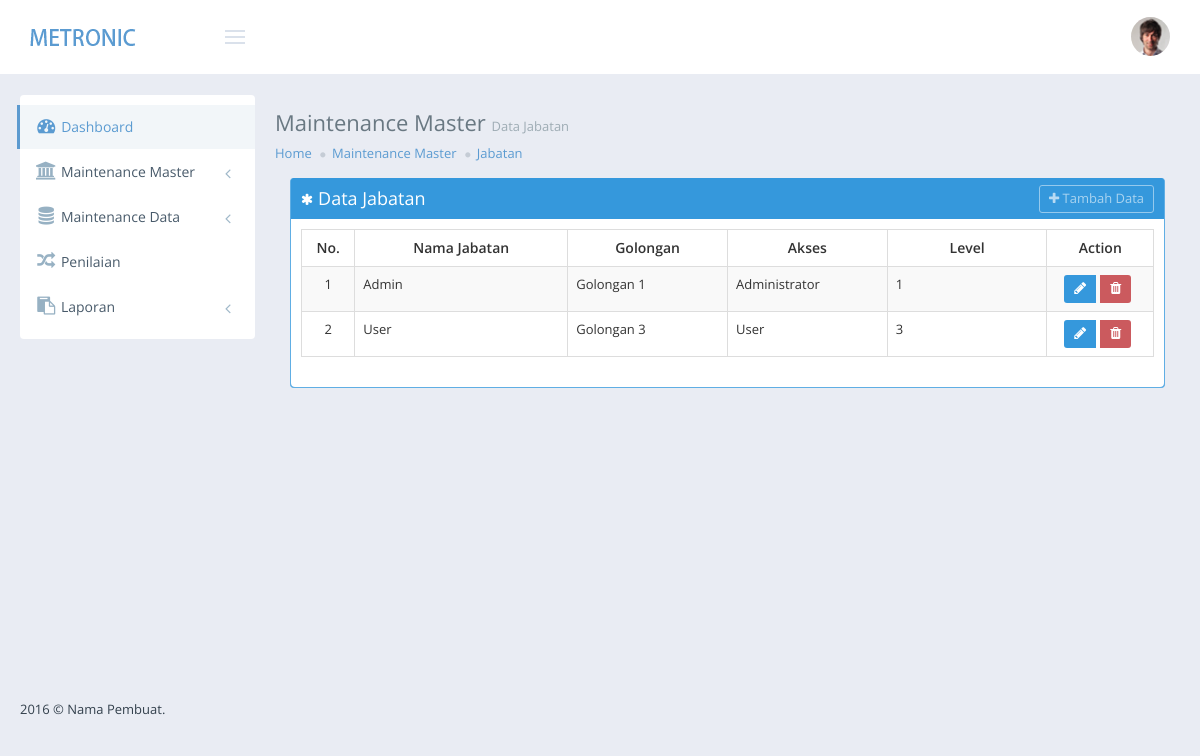
Screenshot of /index.php/master/jabatan with the database file from the repository.
### tables this page shows
CREATE TABLE IF NOT EXISTS `jabatan` (
  `ID_JABATAN` int(11) NOT NULL,
  `NAMA_JABATAN` varchar(100) DEFAULT NULL,
  `GOLONGAN` varchar(20) DEFAULT NULL,
  `AKSES` varchar(20) DEFAULT NULL,
  `LEVEL` int(11) DEFAULT NULL
);

### index.php (called while the page is built, shortened)
<?php
require_once BASEPATH.'core/CodeIgniter.php';

### application/models/M_Jabatan.php (called while the page is built, shortened)
<?php if ( ! defined('BASEPATH')) exit('No direct script access allowed');
class M_Jabatan extends CI_Model {
	public function get_all(){
		$this->db->select('*');
		$this->db->from('jabatan');
		return $this->db->get()->result();
	}
}

### application/views/master/jabatan.php (the view, shortened to what this page needs)
<div class="col-md-12 col-sm-12">
	<div class="portlet box blue">
		<div class="portlet-title">
			<div class="caption">
				<i class="fa fa-asterisk"></i>Data Jabatan
			</div>
			<div class="actions">
				<a class="btn btn-default btn-sm" onClick="tambah()" data-toggle="modal" href="#modal" >
				<i class="fa fa-plus"></i> Tambah Data </a>
			</div>
		</div>
		<div class="portlet-body">
			<table class="table table-striped table-bordered table-hover" id="sample_3">
			<thead>
			<tr>
				<th style="width:5%;text-align:center;" >
					No.
				</th>
				<th style="width:20%;text-align:center;">
					 Nama Jabatan
				</th>
				<th style="width:15%;text-align:center;">
					 Golongan
				</th>
				<th style="width:15%;text-align:center;">
					 Akses
				</th>
				<th style="width:15%;text-align:center;">
					 Level
				</th>
				<th style="width:10%;text-align:center;">
					 Action
				</th>
			</tr>
			</thead>
			<tbody>
			<?php
			$no = 1;
			foreach ($jabatan as $jabatan) : ?>
			<tr class="odd gradeX" id="r<?php echo $jabatan->ID_JABATAN; ?>">
				<td style="text-align:center;">
					<?php echo $no++; ?>
				</td>
				<td>
					<?php echo ucfirst(strtolower($jabatan->NAMA_JABATAN)); ?>
				</td>
				<td>
					<?php echo ucfirst(strtolower($jabatan->GOLONGAN)); ?>
				</td>
				<td>
					<?php echo ucfirst(strtolower($jabatan->AKSES)); ?>
				</td>
				<td>
					<?php echo ucfirst(strtolower($jabatan->LEVEL)); ?>
				</td>
				<td style="text-align:center;">
					<div class="btn-group btn-group-sm btn-group-solid ">
						<a data-toggle="modal" href="#modal" class="btn blue" onclick="edit('<?php echo ucfirst(strtolower($jabatan->ID_JABATAN)); ?>')"><i class="fa fa-pencil"></i></a>
						<button type="button" class="btn red" onclick="hapus('<?php echo $jabatan->ID_JABATAN; ?>')"><i class="fa fa-trash"></i></button>
					</div>
				</td>
			</tr>
			<?php endforeach; ?>
			</tbody>
			</table>
		</div>
	</div>
</div>

### assets/admin/layout4/css/themes/light.css (style rules this page uses)
body { background: #e9ecf3; }

### rows the page displays
jabatan: NAMA_JABATAN "Admin", GOLONGAN "Golongan 1", AKSES "Administrator", LEVEL "1"
jabatan: NAMA_JABATAN "User", GOLONGAN "Golongan 3", AKSES "User", LEVEL "3"

### other values shown
$breadcrumb1 "Maintenance Master"
$breadcrumb2 "Jabatan"
